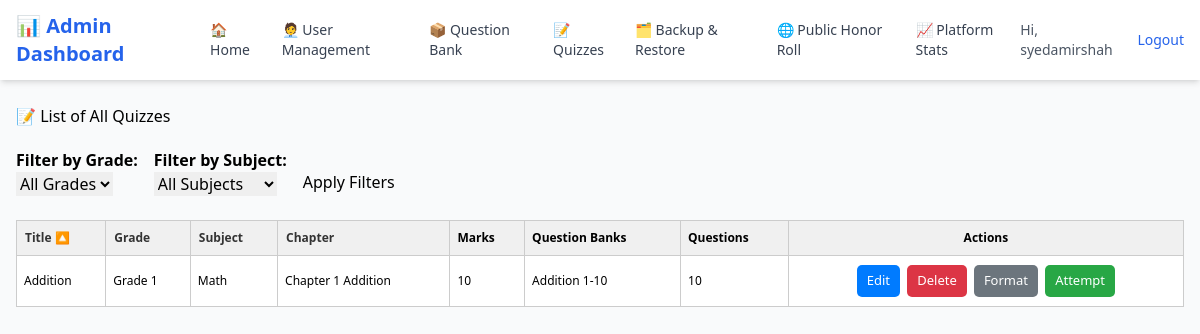
Screenshot of /internal/quiz-list/ (signed in) with the database file from the repository.
### core/models.py (models this page shows, shortened)
class User(AbstractUser):
    role = models.CharField(max_length=20, choices=USER_ROLES)
    full_name = models.CharField(max_length=255, blank=True, null=True)
    gender = models.CharField(max_length=10, choices=GENDERS, blank=True, null=True)
    language_used_at_home = models.CharField(max_length=20, choices=LANGUAGE_CHOICES, blank=True, null=True, help_text="Language spoken at home")
    email = models.EmailField(unique=False, blank=True, null=True)
    schooling_status = models.CharField(max_length=30, choices=SCHOOLING_STATUSES, blank=True, null=True)
    grade = models.ForeignKey(
        'core.Grade',  # ✅ Reference Grade model by string
        on_delete=models.SET_NULL,
        null=True,
        blank=True,
        related_name='users'
    )
    school_name = models.CharField(max_length=200, blank=True, null=True)
    city = models.CharField(max_length=100, blank=True, null=True)
    province = models.CharField(max_length=50, choices=PROVINCES, blank=True, null=True)
    subscription_plan = models.CharField(max_length=20, choices=SUBSCRIPTION_PLANS, blank=True, null=True)
    subscription_expiry = models.DateField(blank=True, null=True)
    profile_picture = models.ImageField(upload_to='profile_pics/', blank=True, null=True)
    fee_receipt = models.ImageField(upload_to='fee_receipts/', blank=True, null=True)
    account_status = models.CharField(max_length=20, choices=ACCOUNT_STATUSES, default='inactive')
    is_active = models.BooleanField(default=True)
    grade_change_count = models.IntegerField(default=0)
    last_grade_reset = models.DateField(null=True, blank=True)
    renewal_requested = models.BooleanField(default=False)
    renewal_plan_requested = models.CharField(
        max_length=20,
        choices=SUBSCRIPTION_PLANS,
        blank=True,
        null=True
    )

class Quiz(models.Model):
    title = models.CharField(max_length=255)
    grade = models.ForeignKey(Grade, on_delete=models.SET_NULL, null=True)
    subject = models.ForeignKey(Subject, on_delete=models.SET_NULL, null=True)
    chapter = models.ForeignKey(Chapter, on_delete=models.SET_NULL, null=True)
    marks_per_question = models.PositiveIntegerField()
    input_box_width = models.PositiveIntegerField(default=2, help_text="Width of input box for FIB questions.")
    text_alignment = models.CharField(
        max_length=10,
        choices=[('left', 'Left'), ('center', 'Center'), ('right', 'Right')],
        default='left',
        help_text="Text alignment for quiz content."
    )
    font_size = models.PositiveIntegerField(default=16, help_text="Font size (in pixels) for question text.")
    line_spacing = models.FloatField(default=1.5, help_text="Line spacing multiplier (e.g., 1.5 or 2.0).")

class Grade(models.Model):
    name = models.CharField(max_length=100, unique=True, default="Grade Temp")

class Subject(models.Model):
    name = models.CharField(max_length=100)
    grade = models.ForeignKey(Grade, on_delete=models.CASCADE, related_name='subjects')
    class Meta:
        unique_together = ('name', 'grade')

class Chapter(models.Model):
    name = models.CharField(max_length=100)
    subject = models.ForeignKey(Subject, on_delete=models.CASCADE, related_name='chapters')
    class Meta:
        unique_together = ('name', 'subject')

class QuestionBank(models.Model):
    title = models.CharField(max_length=255)
    type = models.CharField(max_length=3, choices=QUESTION_BANK_TYPES)
    created_at = models.DateTimeField(auto_now_add=True)
    class Meta:
        verbose_name = "Question Bank"
        verbose_name_plural = "Question Banks"

### core/admin_views.py (the view)
# urls.py: path('internal/quiz-list/', admin_list_quizzes_view, name='admin-quiz-list'),
@login_required
def admin_list_quizzes_view(request):
    if request.user.role != 'admin':
        return HttpResponseForbidden("Only admins can view this page.")
    sort_field = request.GET.get('sort', 'title')
    sort_dir = request.GET.get('dir', 'asc')
    selected_grade = request.GET.get('grade')
    selected_subject = request.GET.get('subject')
    valid_sort_fields = {
        'title': 'title',
        'grade': 'grade__name',
        'subject': 'subject__name',
        'chapter': 'chapter__name'
    }
    sort_expression = valid_sort_fields.get(sort_field, 'title')
    if sort_dir == 'desc':
        sort_expression = f'-{sort_expression}'
    quizzes = Quiz.objects.all().prefetch_related('assignments__question_bank', 'chapter', 'subject', 'grade')
    if selected_grade:
        quizzes = quizzes.filter(grade__name=selected_grade)
    if selected_subject:
        quizzes = quizzes.filter(subject__name=selected_subject)
    quizzes = quizzes.order_by(sort_expression)
    quiz_data = []
    for quiz in quizzes:
        assignments = quiz.assignments.all()
        question_banks = [a.question_bank.title for a in assignments]
        total_questions = sum(a.num_questions for a in assignments)
        quiz_data.append({
            'id': quiz.id,
            'title': quiz.title,
            'chapter': quiz.chapter.name if quiz.chapter else '',
            'subject': quiz.subject.name if quiz.subject else '',
            'grade': quiz.grade.name if quiz.grade else '',
            'marks_per_question': quiz.marks_per_question,
            'question_banks': question_banks,
            'total_questions': total_questions,
            'edit_url': f"/admin/core/quiz/{quiz.id}/change/",
            'delete_url': f"/admin/core/quiz/{quiz.id}/delete/",
            'format_url': reverse('quiz-question-assignments') + f"?quiz_id={quiz.id}",
            'attempt_url': f"/start-quiz/{quiz.id}/",
        })
    grades = Grade.objects.all().order_by('name')
    if selected_grade:
        grade_obj = Grade.objects.filter(name=selected_grade).first()
        subjects = Subject.objects.filter(grade=grade_obj).order_by('name') if grade_obj else Subject.objects.none()
    else:
        subjects = Subject.objects.all().order_by('name')
    headers = [
        ('title', 'Title'),
        ('grade', 'Grade'),
        ('subject', 'Subject'),
        ('chapter', 'Chapter'),
    ]
    return render(request, 'admin/core/list_quizzes.html', {
        'quiz_data': quiz_data,
        'grades': grades,
        'subjects': subjects,
        'request': request,
        'current_sort': sort_field,
        'current_dir': sort_dir,
        'headers': headers,  # ‚úÖ passed to template
    })

### core/templates/admin/core/list_quizzes.html (shortened to what this page needs)
{% extends "admin/core/base.html" %}
{% block content %}
<h1 style="margin-bottom: 20px;">📝 List of All Quizzes</h1>
<form method="get" style="margin-bottom: 24px;">
    <div style="display: flex; gap: 16px; align-items: center; flex-wrap: wrap;">
        <div>
            <label for="grade"><strong>Filter by Grade:</strong></label><br>
            <select name="grade" id="grade">
                <option value="">All Grades</option>
            </select>
        </div>
        <div>
            <label for="subject"><strong>Filter by Subject:</strong></label><br>
            <select name="subject" id="subject">
                <option value="">All Subjects</option>
            </select>
        </div>
        <div>
            <button type="submit" style="margin-top: 20px;">Apply Filters</button>
        </div>
    </div>
</form>
<table style="width: 100%; border-collapse: collapse; background-color: white; text-align: left; font-size: 12px;">
    <thead style="background-color: #f0f0f0;">
        <tr>
            {% for col, label in headers %}
                <th style="border: 1px solid #ccc; padding: 8px;">
                    <a href="?sort={{ col }}&dir={% if current_sort == col and current_dir != 'desc' %}desc{% else %}asc{% endif %}">
                        {{ label }}
                        {% if current_sort == col %}
                            {% if current_dir == 'desc' %} 🔽 {% else %} 🔼 {% endif %}
                        {% endif %}
                    </a>
                </th>
            {% endfor %}
            <th style="border: 1px solid #ccc; padding: 7px;">Marks</th>
            <th style="border: 1px solid #ccc; padding: 7px;">Question Banks</th>
            <th style="border: 1px solid #ccc; padding: 7px;">Questions</th>
            <th style="border: 1px solid #ccc; padding: 7px; text-align: center;">Actions</th>
        </tr>
    </thead>
    <tbody>
        {% for quiz in quiz_data %}
        <tr>
            <td style="border: 1px solid #ccc; padding: 7px;">{{ quiz.title }}</td>
            <td style="border: 1px solid #ccc; padding: 7px;">{{ quiz.grade }}</td>
            <td style="border: 1px solid #ccc; padding: 7px;">{{ quiz.subject }}</td>
            <td style="border: 1px solid #ccc; padding: 7px;">{{ quiz.chapter }}</td>
            <td style="border: 1px solid #ccc; padding: 7px;">{{ quiz.marks_per_question }}</td>
            <td style="border: 1px solid #ccc; padding: 7px;">
                {% for bank in quiz.question_banks %}
                    {{ bank }}{% if not forloop.last %}, {% endif %}
                {% endfor %}
            </td>
            <td style="border: 1px solid #ccc; padding: 7px;">{{ quiz.total_questions }}</td>
            <td style="border: 1px solid #ccc; padding: 7px; text-align: center;">
                <a class="button btn-edit" href="{% url 'admin:core_quiz_change' quiz.id %}?next={% url 'quiz-question-assignments' %}?quiz_id={{ quiz.id }}">Edit</a>
                <a class="button btn-delete" href="{% url 'admin:core_quiz_delete' quiz.id %}?next={% url 'quiz-question-assignments' %}?quiz_id={{ quiz.id }}">Delete</a>
                <a class="button btn-format" href="{% url 'quiz-format' quiz.id %}" class="btn btn-secondary">Format</a>
                <a class="button btn-attempt" href="http://localhost:5173/student/attempt-quiz/{{ quiz.id }}">Attempt</a>
            </td>
        </tr>
        {% empty %}
        <tr><td colspan="8" style="text-align:center; padding: 12px;">No quizzes found for selected filters.</td></tr>
        {% endfor %}
    </tbody>
</table>
{% endblock %}

### core/templates/admin/core/base.html (shortened to what this page needs)
<!DOCTYPE html>
<html lang="en">
<head>
  <script src="https://cdn.tailwindcss.com"></script>
</head>
<body class="bg-gray-50">
  <div class="bg-white shadow-md sticky top-0 z-50">
    <div class="max-w-7xl mx-auto px-4 py-3 flex justify-between items-center">
      <div class="text-xl font-semibold text-blue-600">📊 Admin Dashboard</div>
      <nav class="flex gap-4 text-sm font-medium text-gray-700">
        <a href="/admin/" class="nav-link">🏠 Home</a>
        <a href="/admin/dashboard/users/" class="nav-link">🧑‍💼 User Management</a>
        {% if not request.user.role == "manager" %}
          <a href="/admin/dashboard/question-bank/" class="nav-link">📦 Question Bank</a>
          <a href="/admin/dashboard/quizzes/" class="nav-link">📝 Quizzes</a>
          <a href="/admin/backups/" class="nav-link">🗂 Backup & Restore</a>
        {% endif %}
        <a href="/honor-roll" class="nav-link">🌐 Public Honor Roll</a>
        <a href="/admin/stats-dashboard/" class="nav-link">📈 Platform Stats</a>
      </nav>
      <div class="flex items-center gap-4 text-sm font-medium text-gray-700">
        {% if request.user.is_authenticated %}
          <span class="text-gray-600">Hi, {{ request.user.username }}</span>
          <a href="{% url 'logout' %}" class="hover:underline text-blue-600">Logout</a>
        {% else %}
          <a href="{% url 'login' %}" class="hover:underline text-blue-600">Login</a>
        {% endif %}
      </div>
    </div>
  </div>
  <main class="max-w-7xl mx-auto px-4 py-6">
    {% block content %}
    {% endblock %}
  </main>
</body>
</html>

### core/templates/admin/core/list_quizzes.html (style rules this page uses)
.button { display: inline-block; padding: 6px 10px; font-size: 13px; border-radius: 5px; text-decoration: none; font-weight: 500; margin: 2px; color: white; }
.btn-edit { background-color: #007bff; }
.btn-delete { background-color: #dc3545; }
.btn-format { background-color: #6c757d; }
.btn-attempt { background-color: #28a745; }
th a { text-decoration: none; color: #333; font-weight: 600; }

### rows the page displays
User: user.username "syedamirshah"
Quiz: title "Addition"
Grade: grade "Grade 1"
Subject: subject "Math"
Chapter: chapter "Chapter 1 Addition"
QuestionBank: question_banks "Addition 1-10"

### other values shown
{{ label }} "Title" "Grade" "Subject" "Chapter"
{{ quiz.marks_per_question }} "10"
{{ quiz.total_questions }} "10"
